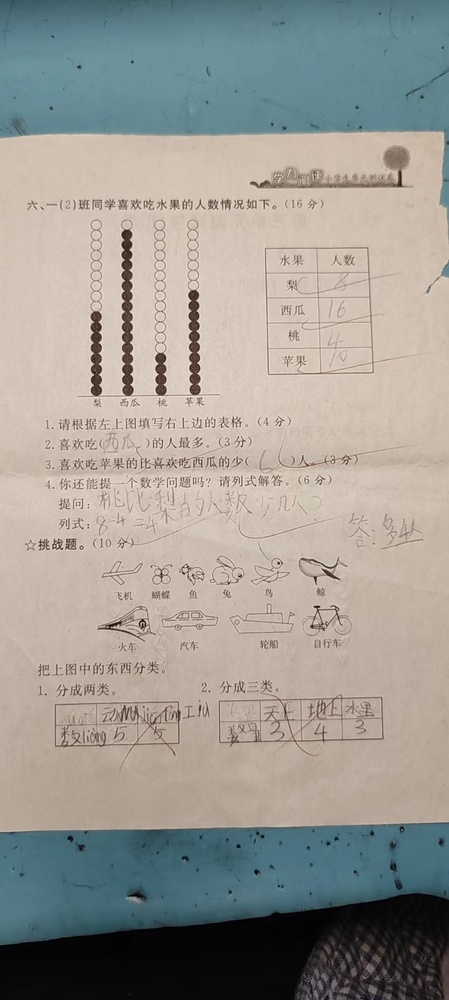
#> input picture imgs/wexin_test1.jpg, 449 x 1000 px, shrunk from 863 x 1920 before the run, found by its file name
$ python auto_cropp.py
#> lines starting #> are read from the running program, lines starting #| are printed output that depends on the picture; after the words box and inside, x2 and y2 are one past the last pixel; in counts of white or black regions, pixels touching at a corner belong together
import cv2
import numpy as np

# 加载图像
image = cv2.imread("./imgs/wexin_test1.jpg")
#> image is the input picture: shape (1000, 449, 3); mean B, G, R 147, 154.2, 156.5

# 灰度化处理
gray = cv2.cvtColor(image, cv2.COLOR_BGR2GRAY)
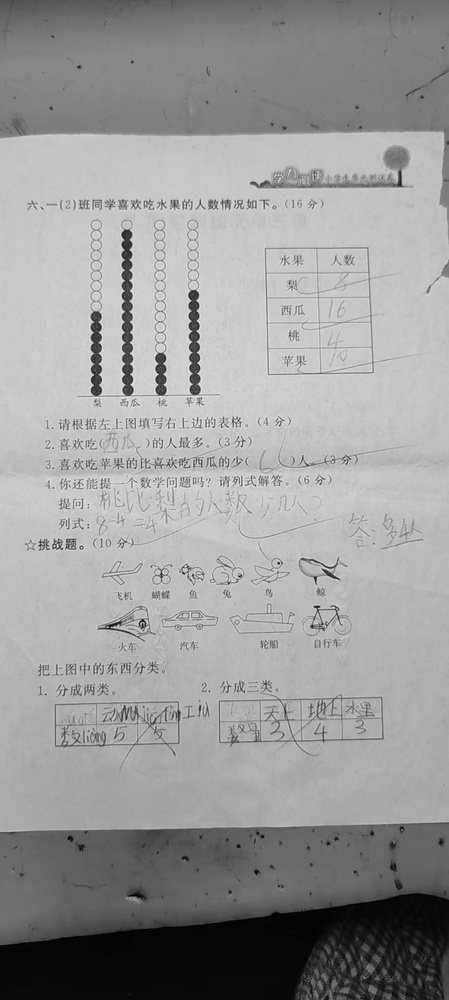
#> gray: shape (1000, 449); min 0, max 249, mean 154.1

# 二值化处理
ret, img_obj= cv2.threshold(gray, 127, 255, cv2.THRESH_BINARY)
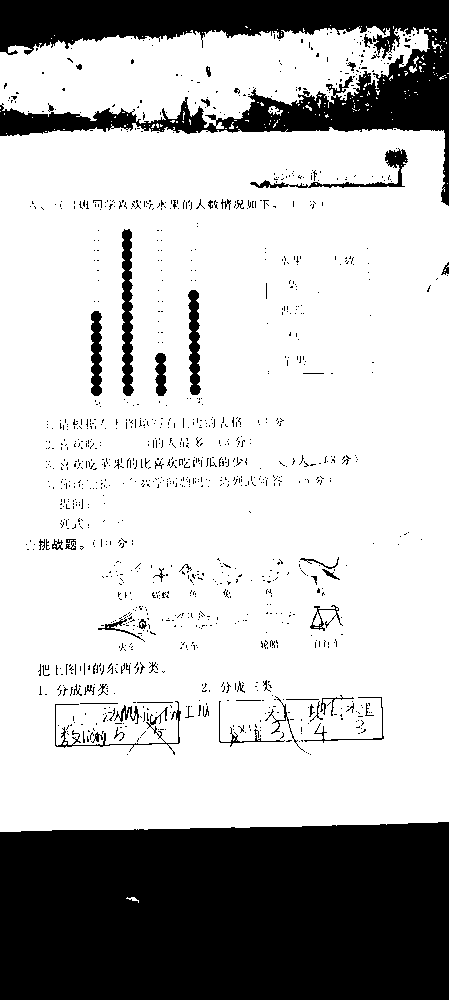
#> img_obj: shape (1000, 449); 73.4% white; 1210 black regions (1153 under 20 px), largest, box (x1, y1, x2, y2) and area: (0, 822, 449, 1000) 77380, (0, 0, 449, 206) 30540, (122, 229, 134, 396) 1462

# 腐蚀操作
kernel = cv2.getStructuringElement(cv2.MORPH_RECT, (3, 3))
#> (the run stopped early here; a loop or call above may not have finished)

$ run again, with imgs/wexin_test2.jpg copied over imgs/wexin_test1.jpg
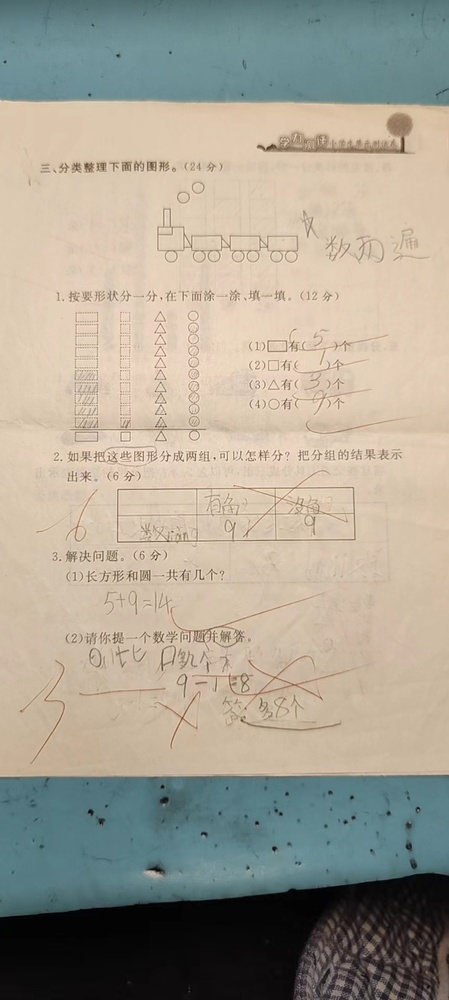
#> input picture imgs/wexin_test2.jpg, 449 x 1000 px, shrunk from 863 x 1920 before the run, found by its file name
#> image is the input picture: shape (1000, 449, 3); mean B, G, R 147.3, 161.5, 167.7
#> `gray = cv2.cvtColor(image, cv2.COLOR_BGR2GRAY)`:
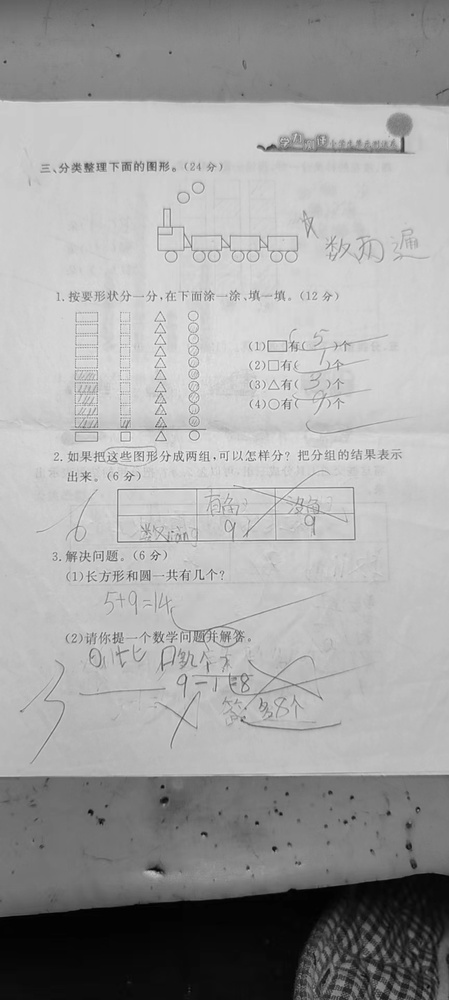
#> gray: shape (1000, 449); min 0, max 246, mean 161.8
#> `ret, img_obj= cv2.threshold(gray, 127, 255, cv2.THRESH_BINARY)`:
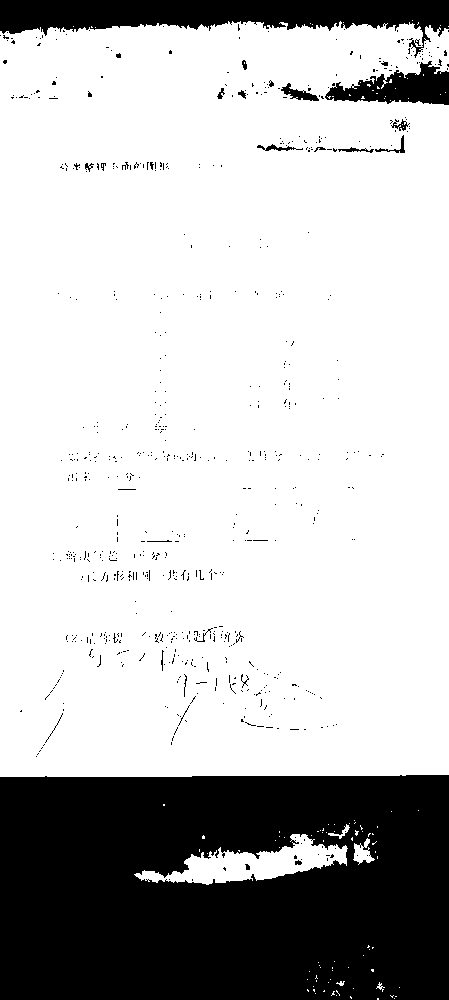
#> img_obj: shape (1000, 449); 74.7% white; 701 black regions (674 under 20 px), largest, box (x1, y1, x2, y2) and area: (0, 775, 449, 1000) 95128, (0, 0, 449, 58) 12243, (325, 61, 449, 105) 2953

$ run again, with imgs/wexin_test3.jpg copied over imgs/wexin_test1.jpg
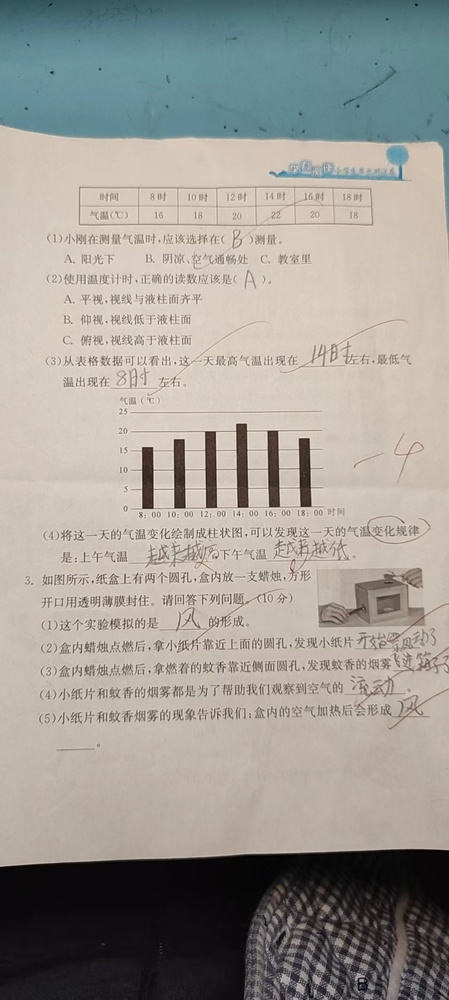
#> input picture imgs/wexin_test3.jpg, 449 x 1000 px, shrunk from 863 x 1920 before the run, found by its file name
#> image is the input picture: shape (1000, 449, 3); mean B, G, R 148.6, 155.5, 158.9
#> `gray = cv2.cvtColor(image, cv2.COLOR_BGR2GRAY)`:
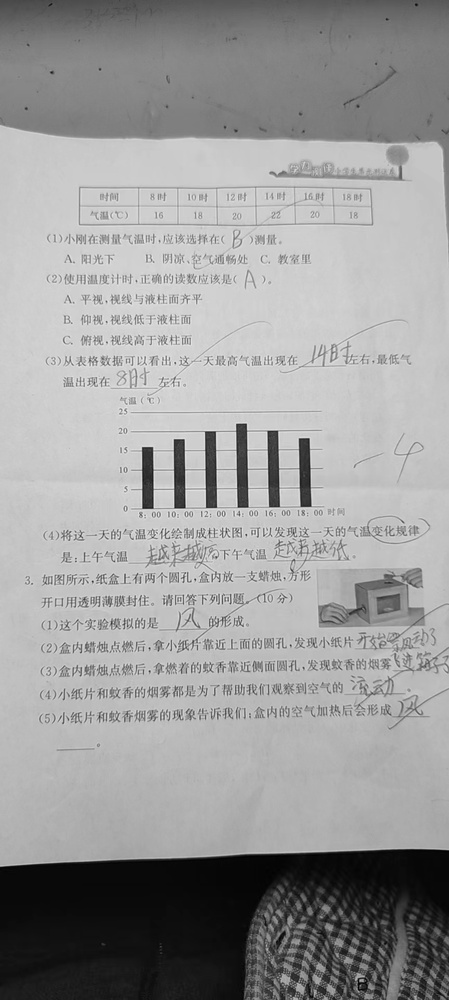
#> gray: shape (1000, 449); min 0, max 247, mean 155.8
#> `ret, img_obj= cv2.threshold(gray, 127, 255, cv2.THRESH_BINARY)`:
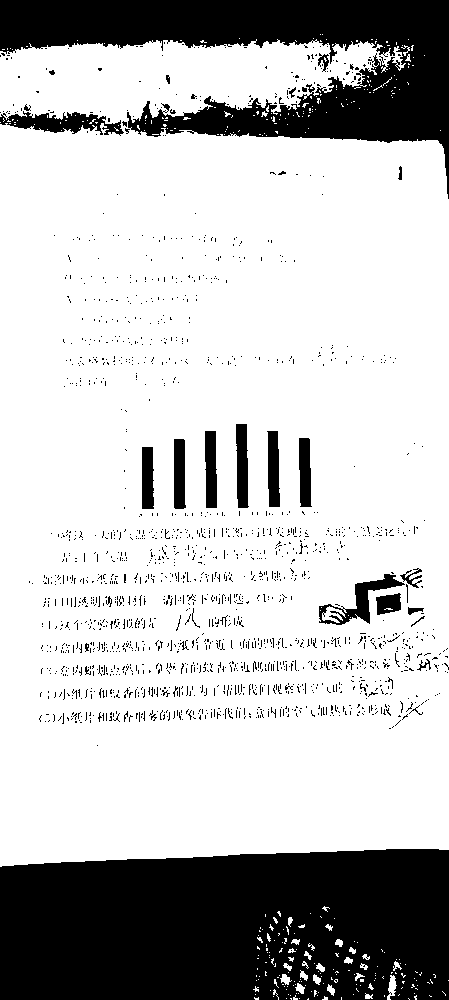
#> img_obj: shape (1000, 449); 74.9% white; 1687 black regions (1655 under 20 px), largest, box (x1, y1, x2, y2) and area: (0, 849, 449, 1000) 63029, (0, 0, 449, 199) 35227, (0, 111, 124, 136) 1541

$ run again, with imgs/weixintest_4.jpg copied over imgs/wexin_test1.jpg
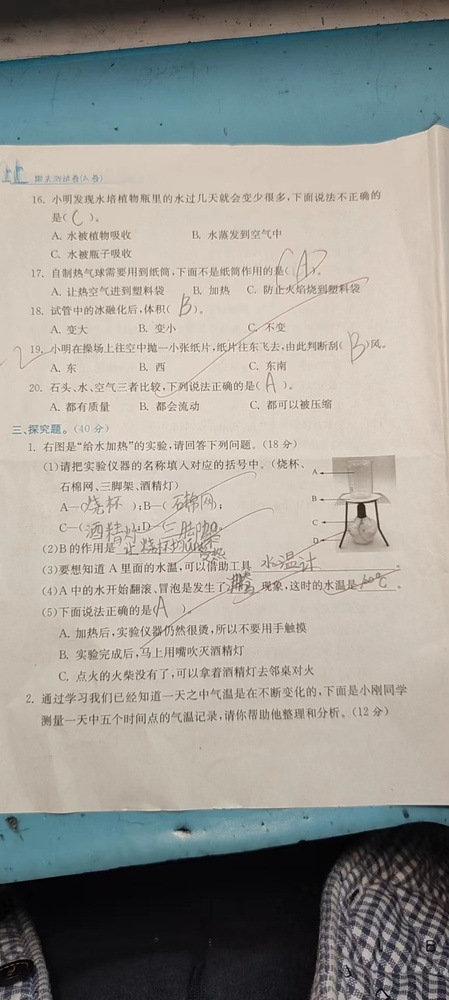
#> input picture imgs/weixintest_4.jpg, 449 x 1000 px, shrunk from 863 x 1920 before the run, found by its file name
#> image is the input picture: shape (1000, 449, 3); mean B, G, R 149.2, 155.4, 157.1
#> `gray = cv2.cvtColor(image, cv2.COLOR_BGR2GRAY)`:
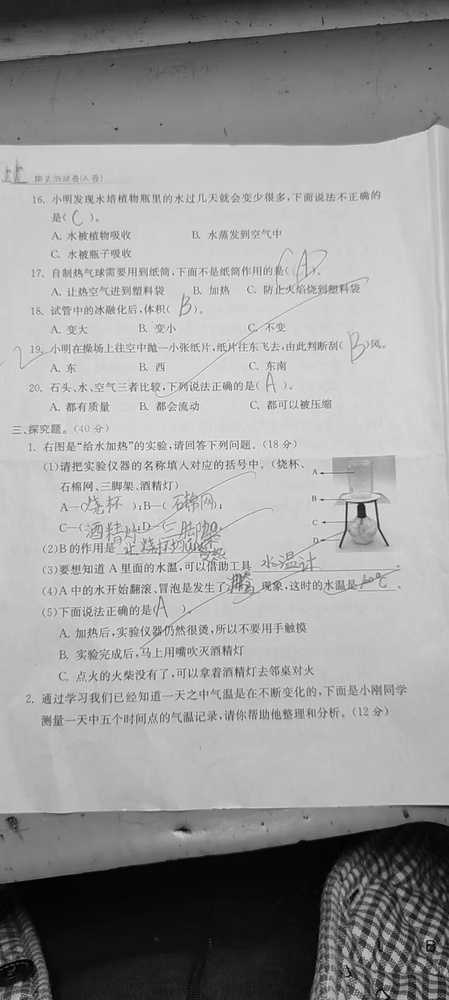
#> gray: shape (1000, 449); min 0, max 249, mean 155.3
#> `ret, img_obj= cv2.threshold(gray, 127, 255, cv2.THRESH_BINARY)`:
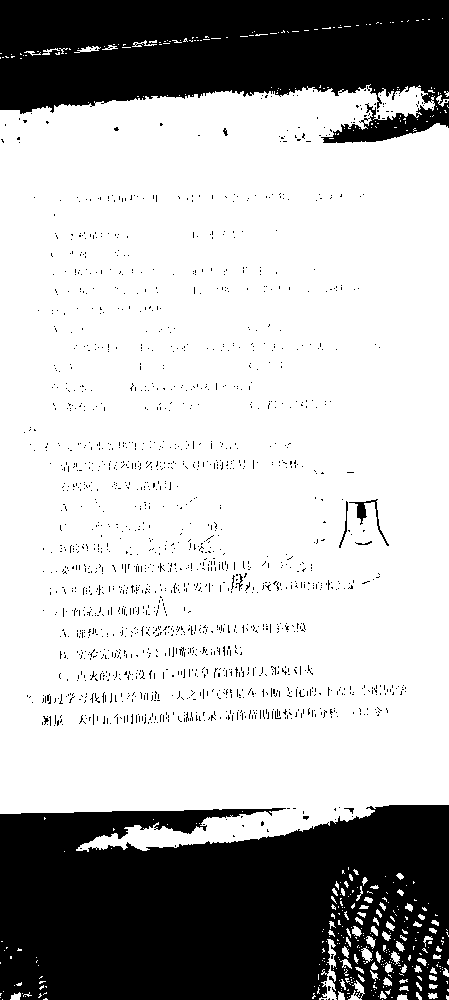
#> img_obj: shape (1000, 449); 71.8% white; 1642 black regions (1632 under 20 px), largest, box (x1, y1, x2, y2) and area: (0, 805, 449, 1000) 76528, (0, 0, 449, 143) 45309, (349, 499, 389, 546) 269
